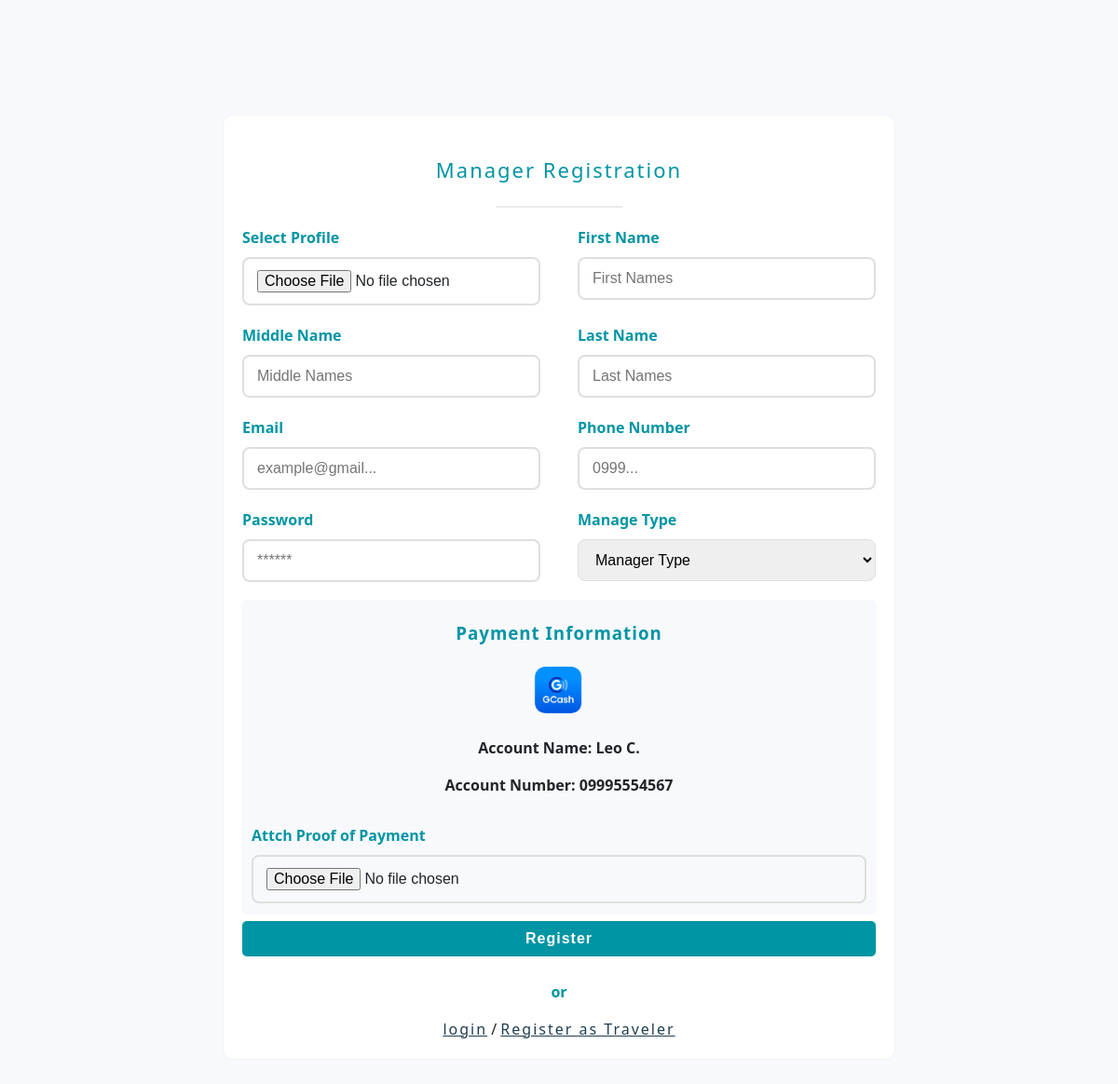
Before: /src/user/register_manager.php with the older database file.
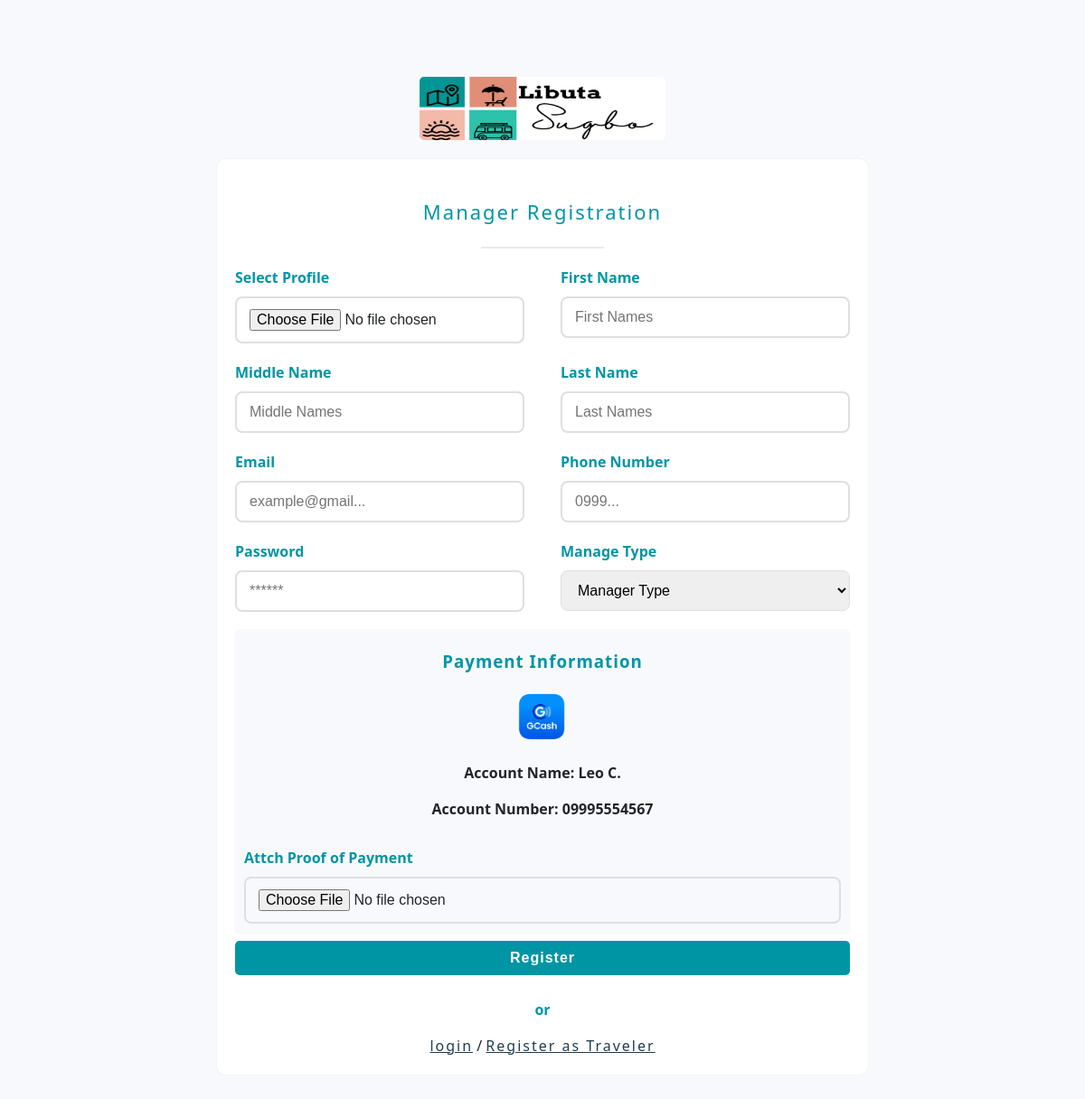
After: the same page with the newer database file.
### tables this page shows
CREATE TABLE `gcash` (
  `id` int(255) NOT NULL,
  `name` varchar(255) NOT NULL,
  `number` varchar(255) NOT NULL
);

CREATE TABLE `logo` (
  `id` int(255) NOT NULL,
  `image` varchar(255) NOT NULL
);

### class/Gcash.php (called while the page is built, shortened)
<?php
class Gcash extends User
{
    public function GetGcash()
    {
        $con = $this->GetConnection();
        $stmt = $con->prepare("SELECT * FROM gcash");
        $stmt->execute();
        return $stmt->fetch(PDO::FETCH_OBJ);
    }
}

### class/Logo.php (called while the page is built, shortened)
<?php
class Logo extends User
{
    public function GetLogo()
    {
        $con = $this->GetConnection();
        $stmt = $con->prepare("SELECT * FROM logo");
        $stmt->execute();
        return $stmt->fetch(PDO::FETCH_OBJ);
    }
}

### src/user/register_manager.php (the view, shortened to what this page needs)
<?php
     $Gcash = new Gcash;
     $GetGcash = $Gcash->GetGcash();
     $accountname = '-------';
     $accountnum = '-------';
     if($GetGcash){
        $accountname = $GetGcash->name;
        $accountnum = $GetGcash->number;
     }
     $logo = new Logo;
     $Getlogo = $logo->Getlogo();
     $logoimage = '';
     if($Getlogo){
        $logoimage = $Getlogo->image;
     }
?>
<!DOCTYPE html>
<html lang="en">
<head>
    <link rel="stylesheet" href="../public/css/authentication_style.css?v=6">
</head>
<body>
    <div class="containter-signup">
        <div class="logo_cont-signup">
            <img src="assets/logo/<?php echo $logoimage; ?>" alt="">
        </div>
        <div class="signup-containers">
            <div class="header-container">
                <p id='spamttitle'>
                  Manager Registration
                </p>
            </div>
            <div class="hrdiv">
                <hr class="hr">
           </div>
           <form id="submitForm" class="input-container-signup">
                <div class="signdis">
                    <div class="input-container">
                        <span>Select Profile</span>
                        <input type="file" id="profile_image" name="profile_image" required placeholder="Select Profile">
                    </div>
                    <div class="input-container">
                        <span>First Name</span>
                        <input type="text" id="first_name" name="first_name" required placeholder="First Names">
                    </div>
                    <div class="input-container">
                        <span>Middle Name</span>
                        <input type="text" id="middle_name" name="middle_name" required placeholder="Middle Names">
                    </div>
                    <div class="input-container">
                        <span>Last Name</span>
                        <input type="text" id="last_name" name="last_name" required placeholder="Last Names">
                    </div>
                    <div class="input-container">
                        <span>Email</span>
                        <input type="email" id="email" name="email" required placeholder="example@gmail...">
                    </div>
                    <div class="input-container">
                        <span>Phone Number</span>
                        <input type="number" id="phone" name="phone" required placeholder="0999...">
                    </div>
                    <div class="input-container">
                        <span>Password</span>
                        <input type="password" id="password" name="password" required placeholder="******">
                    </div>
                    <div class="input-container">
                        <span>Manage Type</span>
                        <select name="manager_type" id="manager_type" required>
                            <option>Manager Type</option>
                        </select>
                    </div>
                </div>
                <div class="payment_">
                    <h3>Payment Information</h3>
                    <div class="logo_gcash">
                        <img src="assets/signup/gcashlogo.png" alt="">
                    </div>
                    <div class="rowss">
                            <div id="id_div">
                                <p>Account Name: <span><?php echo ucwords($accountname); ?></span></p>
                                <p>Account Number: <span><?php echo $accountnum; ?></span></p>
                            </div>
                    </div>
                    <div class="input-container2">
                        <span>Attch Proof of Payment</span>
                        <input type="file" id="pop" name="pop" required placeholder>
                    </div>
                </div>
                <div class="submit-container">
                    <button id="submit">
                        <span id="span">Register</span>
                    </button>
                </div>
            </form>
            <div class="sign_up">
                <p>or</p>
                <a href="login">login</a> / <a href="register_traveler">Register as Traveler</a>
            </div>
        </div>
    </div>
</body>
</html>

Changed rows visible on the page:
now on this page (row edited): logo: image (picture)
